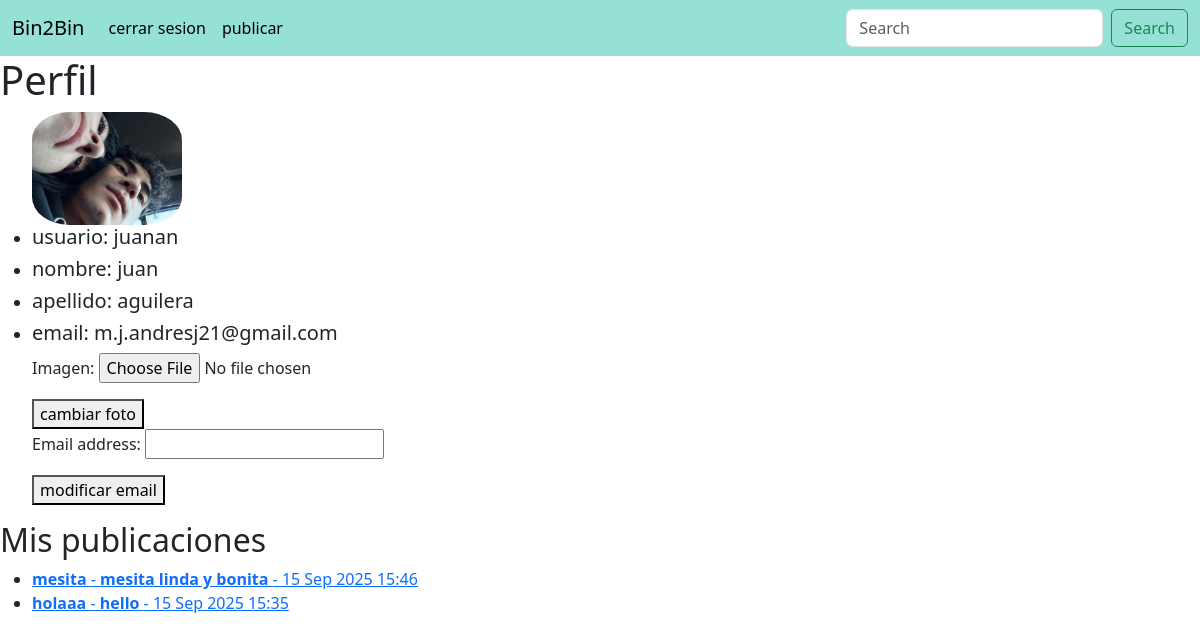
The page /perfil/ (signed in) on the database as committed earlier.
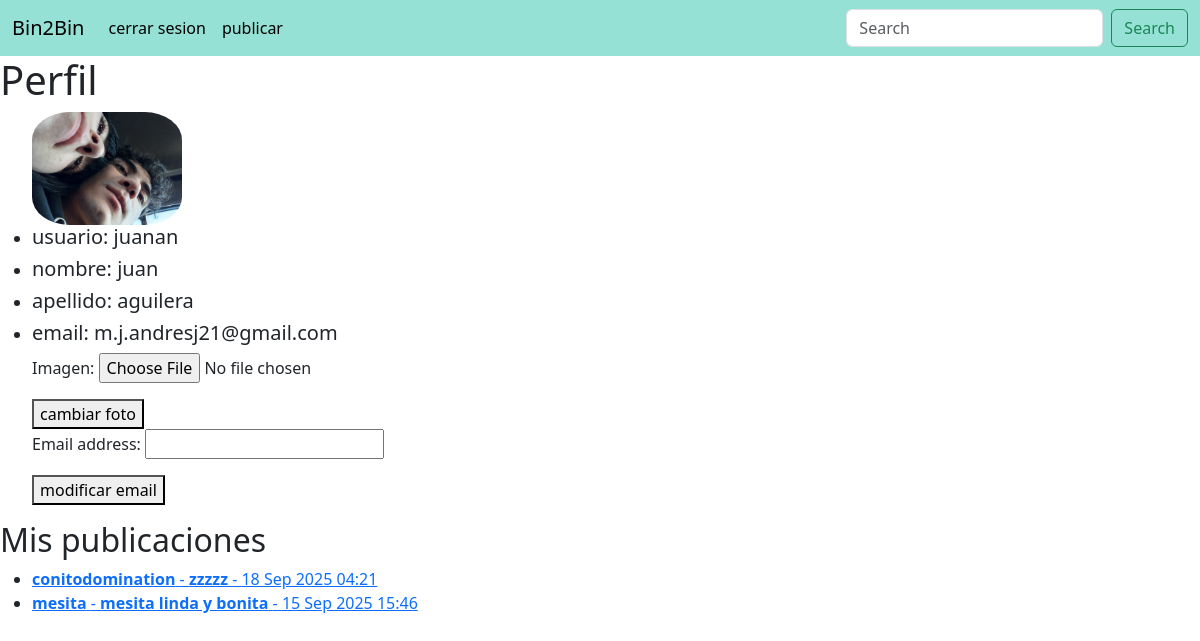
The same page on the database as committed later.
### publi/models.py (models this page shows, shortened)
class publi(models.Model):
    titulo = models.CharField(max_length=100)
    descripcion = models.TextField(blank=True)
    creacion = models.DateTimeField(auto_now_add=True)
    usuario = models.ForeignKey(User, on_delete=models.CASCADE)

### user/views.py (the view)
# urls.py: path('perfil/', views.perfil, name = 'perfil'),
def perfil(request):
    if request.method == 'POST':
        img_obj = get_object_or_404(user_img, usuario=request.user.id)
        imagen = imgperfil(request.POST, request.FILES, instance=img_obj)
        if imagen.is_valid():
            imagen.save()
        if "update_email" in request.POST:
            mod = modperfil(request.POST, instance=request.user)
            if mod.is_valid():
                mod.save()
            else:
                return render(request,'perfil.html', {'form':modperfil, 'form1':imgperfil, 'imagen':imagen, 'error':'email invalido'})
        return render(request,'perfil.html', {'form':modperfil, 'form1':imgperfil, 'imagen':imagen})
    else:
        try:
            img_obj = get_object_or_404(user_img, usuario=request.user.id)
            try:
                publicaciones = publi.objects.filter(usuario=request.user.id).order_by("-creacion")
                return render(request,'perfil.html', {'form':modperfil, 'form1':imgperfil, 'imagen':img_obj, 'publicaciones':publicaciones})
            except:
                print(img_obj)
                return render(request,'perfil.html', {'form':modperfil, 'form1':imgperfil, 'imagen':img_obj})
        except:
            return render(request,'perfil.html', {'form':modperfil, 'form1':imgperfil})

### user/templates/perfil.html (shortened to what this page needs)
{% extends 'hola.html' %}
{% block content %}
<h1>Perfil</h1>
<ul>
<img src="{{imagen.imagen.url}}"
width="150"
style="border-radius: 25%; margin-right: 10px;">
    <li>
        <h5>usuario: {{request.user.username}}</h5>
    </li>
    <li>
        <h5>nombre: {{request.user.first_name}}</h5>
    </li>
    <li>
        <h5>apellido: {{request.user.last_name}}</h5>
    </li>
    <li>
        <h5>email: {{request.user.email}}</h5>
    </li>
    <form action="/perfil/" method="POST" enctype="multipart/form-data">
        {{form1.as_p}}
        <button>
            cambiar foto
        </button>
    </form>
    <form action="/perfil/" method="POST">
        {{form.as_p}}
        <button
            name="update_email">modificar email
        </button>
    </form>
</ul>
<h2>Mis publicaciones</h2>
<ul>
  {% for pub in publicaciones %}
    <li>
      <a href="{% url 'post' pub.id %}">
        <strong>{{ pub.titulo }}</strong> - <strong>{{ pub.descripcion}}</strong> - {{ pub.creacion|date:"d M Y H:i" }} <br></a>
    </li>
  {% empty %}
    <li>No has publicado nada todavía.</li>
  {% endfor %}
</ul>
{% endblock %}

Rows that differ between the two databases and show on the page:
removed publi: titulo "holaaa", descripcion "hello", creacion "15 Sep 2025 15:35"
added publi: titulo "conitodomination", descripcion "zzzzz", creacion "18 Sep 2025 04:21"
